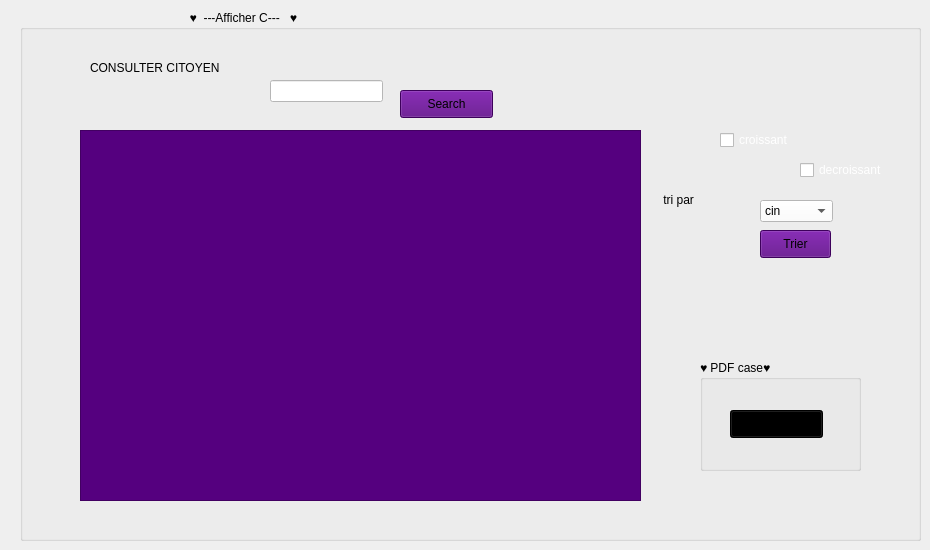
   <widget class="QWidget" name="tab_10">
    <attribute name="icon">
     <iconset>
      <normaloff>../../../LENOVO/Downloads/affiche.png</normaloff>../../../LENOVO/Downloads/affiche.png</iconset>
    </attribute>
    <attribute name="title">
     <string>Afficher</string>
    </attribute>
    <widget class="QGroupBox" name="groupBox_19">
     <property name="geometry">
      <rect>
       <x>20</x>
       <y>10</y>
       <width>901</width>
       <height>531</height>
      </rect>
     </property>
     <property name="title">
      <string>                                                   ♥  ---Afficher C---   ♥                                     </string>
     </property>
     <widget class="QTableView" name="tab_Cito">
      <property name="geometry">
       <rect>
        <x>60</x>
        <y>120</y>
        <width>561</width>
        <height>371</height>
       </rect>
      </property>
      <property name="styleSheet">
       <string notr="true">background-color: rgb(85, 0, 127);
</string>
      </property>
     </widget>
     <widget class="QLabel" name="label_31">
      <property name="geometry">
       <rect>
        <x>70</x>
        <y>50</y>
        <width>131</width>
        <height>16</height>
       </rect>
      </property>
      <property name="text">
       <string>CONSULTER CITOYEN</string>
      </property>
     </widget>
     <widget class="QComboBox" name="fontComboBox">
      <property name="geometry">
       <rect>
        <x>740</x>
        <y>190</y>
        <width>73</width>
        <height>22</height>
       </rect>
      </property>
      <property name="styleSheet">
       <string notr="true">background-color: rgb(255, 170, 255);
background-color: rgb(255, 255, 255);</string>
      </property>
      <item>
       <property name="text">
        <string>cin</string>
       </property>
      </item>
     </widget>
     <widget class="QPushButton" name="trier">
      <property name="geometry">
       <rect>
        <x>740</x>
        <y>220</y>
        <width>71</width>
        <height>28</height>
       </rect>
      </property>
      <property name="styleSheet">
       <string notr="true">background-color: rgb(85, 0, 127);</string>
      </property>
      <property name="text">
       <string>Trier</string>
      </property>
     </widget>
     <widget class="QLabel" name="label_32">
      <property name="geometry">
       <rect>
        <x>640</x>
        <y>180</y>
        <width>81</width>
        <height>20</height>
       </rect>
      </property>
      <property name="text">
       <string> tri par</string>
      </property>
     </widget>
     <widget class="QLineEdit" name="line">
      <property name="geometry">
       <rect>
        <x>250</x>
        <y>70</y>
        <width>113</width>
        <height>22</height>
       </rect>
      </property>
      <property name="styleSheet">
       <string notr="true">background-color: rgb(255, 255, 255);</string>
      </property>
     </widget>
     <widget class="QPushButton" name="recher">
      <property name="geometry">
       <rect>
        <x>380</x>
        <y>80</y>
        <width>93</width>
        <height>28</height>
       </rect>
      </property>
      <property name="styleSheet">
       <string notr="true">background-color: rgb(85, 0, 127);</string>
      </property>
      <property name="text">
       <string>Search</string>
      </property>
     </widget>
     <widget class="QGroupBox" name="groupBox_20">
      <property name="geometry">
       <rect>
        <x>680</x>
        <y>350</y>
        <width>161</width>
        <height>111</height>
       </rect>
      </property>
      <property name="title">
       <string>♥ PDF case♥  </string>
      </property>
      <widget class="QPushButton" name="pushButton">
       <property name="geometry">
        <rect>
         <x>30</x>
         <y>50</y>
         <width>93</width>
         <height>28</height>
        </rect>
       </property>
       <property name="styleSheet">
        <string notr="true">background-color: rgb(0, 0, 0);</string>
       </property>
       <property name="text">
        <string>PDF</string>
       </property>
      </widget>
     </widget>
     <widget class="QCheckBox" name="croissant">
      <property name="geometry">
       <rect>
        <x>700</x>
        <y>120</y>
        <width>83</width>
        <height>20</height>
       </rect>
      </property>
      <property name="styleSheet">
       <string notr="true">color: rgb(255, 255, 255);</string>
      </property>
      <property name="text">
       <string>croissant</string>
      </property>
     </widget>
     <widget class="QCheckBox" name="decroissant">
      <property name="geometry">
       <rect>
        <x>780</x>
        <y>150</y>
        <width>83</width>
        <height>20</height>
       </rect>
      </property>
      <property name="styleSheet">
       <string notr="true">color: rgb(255, 255, 255);</string>
      </property>
      <property name="text">
       <string>decroissant</string>
      </property>
     </widget>
    </widget>
   </widget>
